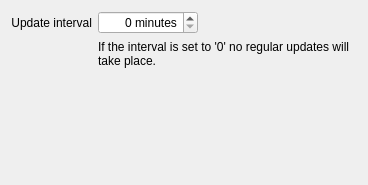
<?xml version="1.0" encoding="UTF-8"?>
<ui version="4.0">
 <class>CurrencyConverterConfig</class>
 <widget class="QWidget" name="CurrencyConverterConfig">
  <property name="geometry">
   <rect>
    <x>0</x>
    <y>0</y>
    <width>368</width>
    <height>185</height>
   </rect>
  </property>
  <property name="minimumSize">
   <size>
    <width>0</width>
    <height>0</height>
   </size>
  </property>
  <property name="windowTitle">
   <string>Form</string>
  </property>
  <layout class="QVBoxLayout" name="verticalLayout">
   <item>
    <layout class="QFormLayout" name="formLayout">
     <item row="0" column="0">
      <widget class="QLabel" name="label_update_interval">
       <property name="font">
        <font>
         <weight>50</weight>
         <bold>false</bold>
        </font>
       </property>
       <property name="toolTip">
        <string>Update interval in minutes.</string>
       </property>
       <property name="text">
        <string>Update interval</string>
       </property>
       <property name="alignment">
        <set>Qt::AlignRight|Qt::AlignTrailing|Qt::AlignVCenter</set>
       </property>
       <property name="buddy">
        <cstring>update_interval</cstring>
       </property>
      </widget>
     </item>
     <item row="0" column="1">
      <widget class="QSpinBox" name="update_interval">
       <property name="sizePolicy">
        <sizepolicy hsizetype="Minimum" vsizetype="Fixed">
         <horstretch>0</horstretch>
         <verstretch>0</verstretch>
        </sizepolicy>
       </property>
       <property name="maximumSize">
        <size>
         <width>100</width>
         <height>16777215</height>
        </size>
       </property>
       <property name="alignment">
        <set>Qt::AlignRight|Qt::AlignTrailing|Qt::AlignVCenter</set>
       </property>
       <property name="suffix">
        <string> minutes</string>
       </property>
       <property name="maximum">
        <number>1440</number>
       </property>
       <property name="singleStep">
        <number>10</number>
       </property>
      </widget>
     </item>
     <item row="1" column="1">
      <widget class="QLabel" name="desc_update_interval">
       <property name="text">
        <string>If the interval is set to '0' no regular updates will take place.</string>
       </property>
       <property name="wordWrap">
        <bool>true</bool>
       </property>
       <property name="buddy">
        <cstring>update_interval</cstring>
       </property>
      </widget>
     </item>
    </layout>
   </item>
  </layout>
 </widget>
 <resources/>
 <connections/>
</ui>
